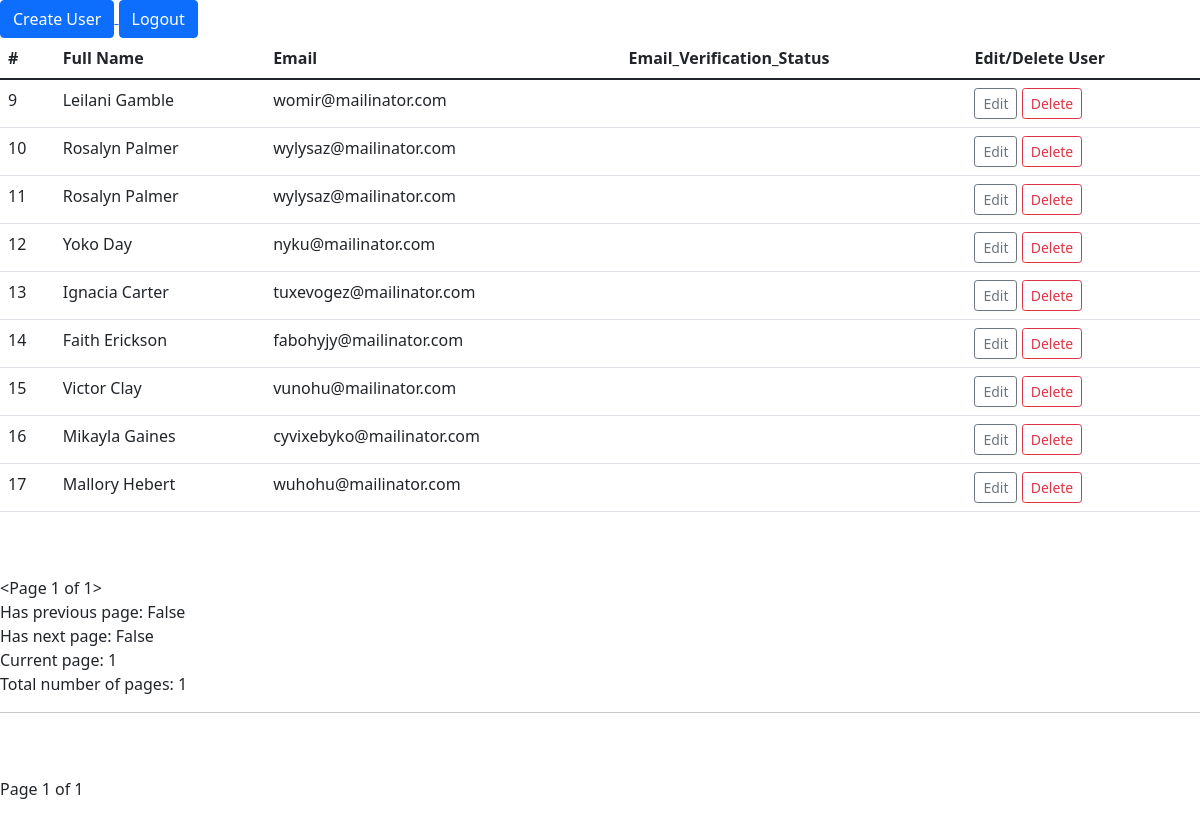
/, run on an earlier commit of the app's database.
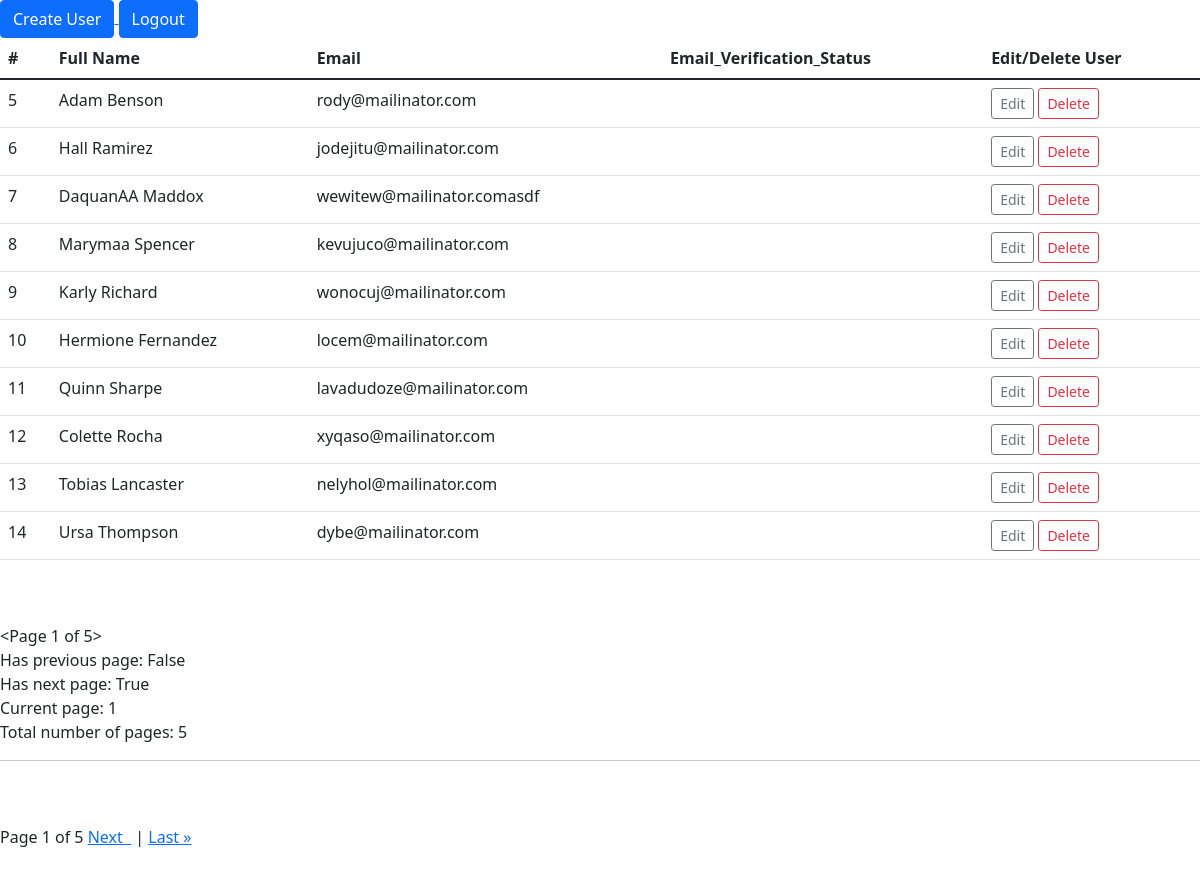
And on a later commit of the database.
### simpleCrudApp/models.py (models this page shows)
class CreateUser(models.Model):  #the below all null and blank is not at the database validation -- that can be done when we use form validation API.
    first_name = models.CharField(max_length=122) #this means it can not be null  - null is at database level and blank is at validation level. Always check how its reuired
    last_name = models.CharField(max_length=122)
    email= models.CharField(max_length=122,unique=True) #Email address must be unique
    hash = models.CharField(max_length=200, default='') #should be matched with the link sent in the email. #default is needed as we are adding the field to an existing model
    email_status = models.CharField(max_length=122, default='')
    password= models.CharField(max_length=122)    #installed cryptography librabry to encrypt the password.

### simpleCrudApp/views.py (the view)
# urls.py: path('', views.index, name="home"),  # ''  here we dont need / as its unnecessary -- as its by default there that is why we dont have / in before any route  So '' this means "http://127.0.0.1:8000/" s
def index(request):
    user_list = CreateUser.objects.all()
    p = Paginator(CreateUser.objects.all(), 10)   #takes 2 arguments.. 1. what do we want to paginate for ex. model or the info from database? and 2. How many records per page we want?
    page = request.GET.get('page') #for getting the page when the requesting that page
    users = p.get_page(page) #the page here is the request metioned above
    return render(request, 'authenticate/home.html',
        {'user_list':user_list, 'users':users}) #the home page will list all the details of the user

### templates/authenticate/home.html (shortened to what this page needs)
<!DOCTYPE html>
<html lang="en">
  <head>
    <link href="https://cdn.jsdelivr.net/npm/bootstrap@5.1.3/dist/css/bootstrap.min.css" rel="stylesheet">
  </head>
<body>
<a href="/createUser" >
  <button type="button" class="btn btn-primary" >Create User</button>
</a>
<a href="/loginUser">
  <button type="button" class="btn btn-primary"  >Logout</button>
</a>
<table class="table">
    <thead>
      <tr>
        <th scope="col">#</th>
        <th scope="col">Full Name</th>
        <th scope="col">Email</th>
        <th scope="col">Email_Verification_Status</th>
        <th scope="col">Edit/Delete User</th>
      </tr>
    </thead>
    <tbody>
      {% for user in users %}
      <tr>
        <td>{{user.id}} </td>
        <td>{{ user.first_name}} {{user.last_name }}</td>
        <td>{{ user.email}}</td>
        <td>{{user.email_status}}</td>
        <td>
          <a href="{% url 'editUser' user.id %}" class="btn btn-outline-secondary btn-sm">
             Edit
          </a>
          <a href="{% url 'deleteUser' user.id %}" class="btn btn-outline-danger btn-sm" >
            Delete
        </td>
      </tr>
      {% endfor %}
    </tbody>
  </table>
  <br/><br/>
  {{users}} <br/>
  Has previous page: {{users.has_previous}}<br/>
  Has next page:  {{users.has_next}}<br/>
  Current page: {{users.number}}<br/>
  Total number of pages: {{users.paginator.num_pages}}
  <hr><br/><br/>
  Page {{users.number}} of {{users.paginator.num_pages}}
  {% if users.has_next %}
    <a href="?page={{users.next_page_number}} "> Next &nbsp;</a> |
    <a href="?page={{users.paginator.num_pages}}">Last &raquo</a>
  {% endif %}
  <br/><br/><br/><br/>
  </body>
</html>

What changed in the data, as far as the page shows it:
no longer on this page (row edited): CreateUser: id "15", first_name "Victor", last_name "Clay", email "vunohu@mailinator.com"
no longer on this page (row edited): CreateUser: id "16", first_name "Mikayla", last_name "Gaines", email "cyvixebyko@mailinator.com"
no longer on this page (row edited): CreateUser: id "17", first_name "Mallory", last_name "Hebert", email "wuhohu@mailinator.com"
added CreateUser: id "5", first_name "Adam", last_name "Benson", email "rody@mailinator.com"
added CreateUser: id "6", first_name "Hall", last_name "Ramirez", email "jodejitu@mailinator.com"
added CreateUser: id "7", first_name "DaquanAA", last_name "Maddox", email "wewitew@mailinator.comasdf"
added CreateUser: id "8", first_name "Marymaa", last_name "Spencer", email "kevujuco@mailinator.com"
changed CreateUser id 9: first_name "Leilani" → "Karly"; last_name "Gamble" → "Richard"; email "womir@mailinator.com" → "wonocuj@mailinator.com"
changed CreateUser id 10: first_name "Rosalyn" → "Hermione"; last_name "Palmer" → "Fernandez"; email "wylysaz@mailinator.com" → "locem@mailinator.com"
changed CreateUser id 11: first_name "Rosalyn" → "Quinn"; last_name "Palmer" → "Sharpe"; email "wylysaz@mailinator.com" → "lavadudoze@mailinator.com"
changed CreateUser id 12: first_name "Yoko" → "Colette"; last_name "Day" → "Rocha"; email "nyku@mailinator.com" → "xyqaso@mailinator.com"
changed CreateUser id 13: first_name "Ignacia" → "Tobias"; last_name "Carter" → "Lancaster"; email "tuxevogez@mailinator.com" → "nelyhol@mailinator.com"
changed CreateUser id 14: first_name "Faith" → "Ursa"; last_name "Erickson" → "Thompson"; email "fabohyjy@mailinator.com" → "dybe@mailinator.com"
Also different on the page:
{{ users }}: "<Page 1 of 1>" → "<Page 1 of 5>"
{{ users.has_next }}: "False" → "True"
{{ users.paginator.num_pages }}: "1" → "5"
text now shown: "Next | Last »"
